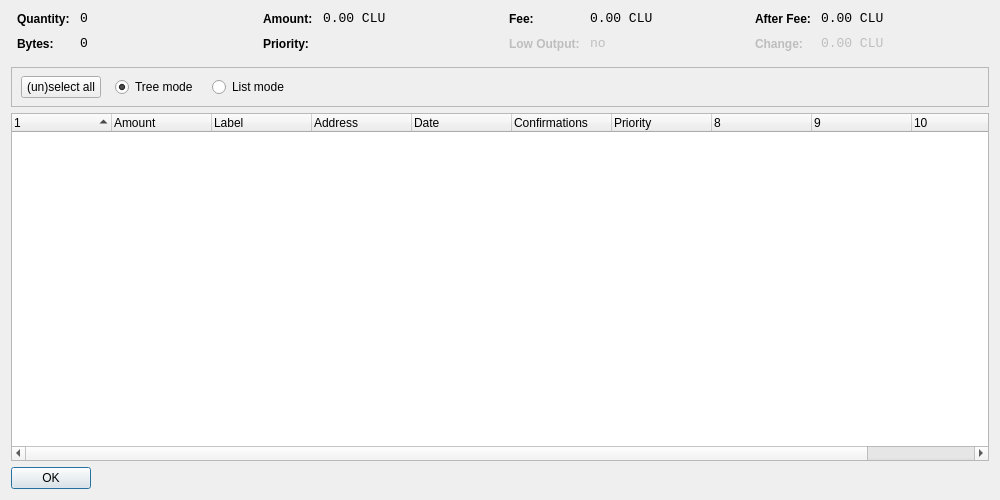
<?xml version="1.0" encoding="UTF-8"?>
<ui version="4.0">
 <class>CoinControlDialog</class>
 <widget class="QDialog" name="CoinControlDialog">
  <property name="geometry">
   <rect>
    <x>0</x>
    <y>0</y>
    <width>1000</width>
    <height>500</height>
   </rect>
  </property>
  <property name="windowTitle">
   <string>Coin Control</string>
  </property>
  <layout class="QVBoxLayout" name="verticalLayout">
   <item>
    <layout class="QHBoxLayout" name="horizontalLayoutTop" stretch="0,0,0,0">
     <property name="topMargin">
      <number>0</number>
     </property>
     <property name="bottomMargin">
      <number>10</number>
     </property>
     <item>
      <layout class="QFormLayout" name="formLayoutCoinControl1">
       <property name="horizontalSpacing">
        <number>10</number>
       </property>
       <property name="verticalSpacing">
        <number>10</number>
       </property>
       <property name="leftMargin">
        <number>6</number>
       </property>
       <property name="rightMargin">
        <number>6</number>
       </property>
       <item row="0" column="0">
        <widget class="QLabel" name="labelCoinControlQuantityText">
         <property name="styleSheet">
          <string notr="true">font-weight:bold;</string>
         </property>
         <property name="text">
          <string>Quantity:</string>
         </property>
        </widget>
       </item>
       <item row="0" column="1">
        <widget class="QLabel" name="labelCoinControlQuantity">
         <property name="font">
          <font>
           <family>Monospace</family>
           <pointsize>10</pointsize>
          </font>
         </property>
         <property name="cursor">
          <cursorShape>IBeamCursor</cursorShape>
         </property>
         <property name="contextMenuPolicy">
          <enum>Qt::ActionsContextMenu</enum>
         </property>
         <property name="text">
          <string notr="true">0</string>
         </property>
         <property name="textInteractionFlags">
          <set>Qt::LinksAccessibleByMouse|Qt::TextSelectableByKeyboard|Qt::TextSelectableByMouse</set>
         </property>
        </widget>
       </item>
       <item row="1" column="0">
        <widget class="QLabel" name="labelCoinControlBytesText">
         <property name="styleSheet">
          <string notr="true">font-weight:bold;</string>
         </property>
         <property name="text">
          <string>Bytes:</string>
         </property>
        </widget>
       </item>
       <item row="1" column="1">
        <widget class="QLabel" name="labelCoinControlBytes">
         <property name="font">
          <font>
           <family>Monospace</family>
           <pointsize>10</pointsize>
          </font>
         </property>
         <property name="cursor">
          <cursorShape>IBeamCursor</cursorShape>
         </property>
         <property name="contextMenuPolicy">
          <enum>Qt::ActionsContextMenu</enum>
         </property>
         <property name="text">
          <string notr="true">0</string>
         </property>
         <property name="textInteractionFlags">
          <set>Qt::LinksAccessibleByMouse|Qt::TextSelectableByKeyboard|Qt::TextSelectableByMouse</set>
         </property>
        </widget>
       </item>
      </layout>
     </item>
     <item>
      <layout class="QFormLayout" name="formLayoutCoinControl2">
       <property name="horizontalSpacing">
        <number>10</number>
       </property>
       <property name="verticalSpacing">
        <number>10</number>
       </property>
       <property name="leftMargin">
        <number>6</number>
       </property>
       <property name="rightMargin">
        <number>6</number>
       </property>
       <item row="0" column="0">
        <widget class="QLabel" name="labelCoinControlAmountText">
         <property name="styleSheet">
          <string notr="true">font-weight:bold;</string>
         </property>
         <property name="text">
          <string>Amount:</string>
         </property>
        </widget>
       </item>
       <item row="0" column="1">
        <widget class="QLabel" name="labelCoinControlAmount">
         <property name="font">
          <font>
           <family>Monospace</family>
           <pointsize>10</pointsize>
          </font>
         </property>
         <property name="cursor">
          <cursorShape>IBeamCursor</cursorShape>
         </property>
         <property name="contextMenuPolicy">
          <enum>Qt::ActionsContextMenu</enum>
         </property>
         <property name="text">
          <string notr="true">0.00 CLU</string>
         </property>
         <property name="textInteractionFlags">
          <set>Qt::LinksAccessibleByMouse|Qt::TextSelectableByKeyboard|Qt::TextSelectableByMouse</set>
         </property>
        </widget>
       </item>
       <item row="1" column="0">
        <widget class="QLabel" name="labelCoinControlPriorityText">
         <property name="styleSheet">
          <string notr="true">font-weight:bold;</string>
         </property>
         <property name="text">
          <string>Priority:</string>
         </property>
        </widget>
       </item>
       <item row="1" column="1">
        <widget class="QLabel" name="labelCoinControlPriority">
         <property name="font">
          <font>
           <family>Monospace</family>
           <pointsize>10</pointsize>
          </font>
         </property>
         <property name="cursor">
          <cursorShape>IBeamCursor</cursorShape>
         </property>
         <property name="contextMenuPolicy">
          <enum>Qt::ActionsContextMenu</enum>
         </property>
         <property name="text">
          <string/>
         </property>
         <property name="textInteractionFlags">
          <set>Qt::LinksAccessibleByMouse|Qt::TextSelectableByKeyboard|Qt::TextSelectableByMouse</set>
         </property>
        </widget>
       </item>
      </layout>
     </item>
     <item>
      <layout class="QFormLayout" name="formLayoutCoinControl3">
       <property name="horizontalSpacing">
        <number>10</number>
       </property>
       <property name="verticalSpacing">
        <number>10</number>
       </property>
       <property name="leftMargin">
        <number>6</number>
       </property>
       <property name="rightMargin">
        <number>6</number>
       </property>
       <item row="0" column="0">
        <widget class="QLabel" name="labelCoinControlFeeText">
         <property name="styleSheet">
          <string notr="true">font-weight:bold;</string>
         </property>
         <property name="text">
          <string>Fee:</string>
         </property>
        </widget>
       </item>
       <item row="0" column="1">
        <widget class="QLabel" name="labelCoinControlFee">
         <property name="font">
          <font>
           <family>Monospace</family>
           <pointsize>10</pointsize>
          </font>
         </property>
         <property name="cursor">
          <cursorShape>IBeamCursor</cursorShape>
         </property>
         <property name="contextMenuPolicy">
          <enum>Qt::ActionsContextMenu</enum>
         </property>
         <property name="text">
          <string notr="true">0.00 CLU</string>
         </property>
         <property name="textInteractionFlags">
          <set>Qt::LinksAccessibleByMouse|Qt::TextSelectableByKeyboard|Qt::TextSelectableByMouse</set>
         </property>
        </widget>
       </item>
       <item row="1" column="0">
        <widget class="QLabel" name="labelCoinControlLowOutputText">
         <property name="enabled">
          <bool>false</bool>
         </property>
         <property name="styleSheet">
          <string notr="true">font-weight:bold;</string>
         </property>
         <property name="text">
          <string>Low Output:</string>
         </property>
        </widget>
       </item>
       <item row="1" column="1">
        <widget class="QLabel" name="labelCoinControlLowOutput">
         <property name="enabled">
          <bool>false</bool>
         </property>
         <property name="font">
          <font>
           <family>Monospace</family>
           <pointsize>10</pointsize>
          </font>
         </property>
         <property name="cursor">
          <cursorShape>IBeamCursor</cursorShape>
         </property>
         <property name="contextMenuPolicy">
          <enum>Qt::ActionsContextMenu</enum>
         </property>
         <property name="text">
          <string notr="true">no</string>
         </property>
         <property name="textInteractionFlags">
          <set>Qt::LinksAccessibleByMouse|Qt::TextSelectableByKeyboard|Qt::TextSelectableByMouse</set>
         </property>
        </widget>
       </item>
      </layout>
     </item>
     <item>
      <layout class="QFormLayout" name="formLayoutCoinControl4">
       <property name="horizontalSpacing">
        <number>10</number>
       </property>
       <property name="verticalSpacing">
        <number>10</number>
       </property>
       <property name="leftMargin">
        <number>6</number>
       </property>
       <property name="rightMargin">
        <number>6</number>
       </property>
       <item row="0" column="0">
        <widget class="QLabel" name="labelCoinControlAfterFeeText">
         <property name="styleSheet">
          <string notr="true">font-weight:bold;</string>
         </property>
         <property name="text">
          <string>After Fee:</string>
         </property>
        </widget>
       </item>
       <item row="0" column="1">
        <widget class="QLabel" name="labelCoinControlAfterFee">
         <property name="font">
          <font>
           <family>Monospace</family>
           <pointsize>10</pointsize>
          </font>
         </property>
         <property name="cursor">
          <cursorShape>IBeamCursor</cursorShape>
         </property>
         <property name="contextMenuPolicy">
          <enum>Qt::ActionsContextMenu</enum>
         </property>
         <property name="text">
          <string notr="true">0.00 CLU</string>
         </property>
         <property name="textInteractionFlags">
          <set>Qt::LinksAccessibleByMouse|Qt::TextSelectableByKeyboard|Qt::TextSelectableByMouse</set>
         </property>
        </widget>
       </item>
       <item row="1" column="0">
        <widget class="QLabel" name="labelCoinControlChangeText">
         <property name="enabled">
          <bool>false</bool>
         </property>
         <property name="styleSheet">
          <string notr="true">font-weight:bold;</string>
         </property>
         <property name="text">
          <string>Change:</string>
         </property>
        </widget>
       </item>
       <item row="1" column="1">
        <widget class="QLabel" name="labelCoinControlChange">
         <property name="enabled">
          <bool>false</bool>
         </property>
         <property name="font">
          <font>
           <family>Monospace</family>
           <pointsize>10</pointsize>
          </font>
         </property>
         <property name="cursor">
          <cursorShape>IBeamCursor</cursorShape>
         </property>
         <property name="contextMenuPolicy">
          <enum>Qt::ActionsContextMenu</enum>
         </property>
         <property name="text">
          <string notr="true">0.00 CLU</string>
         </property>
         <property name="textInteractionFlags">
          <set>Qt::LinksAccessibleByMouse|Qt::TextSelectableByKeyboard|Qt::TextSelectableByMouse</set>
         </property>
        </widget>
       </item>
      </layout>
     </item>
    </layout>
   </item>
   <item>
    <widget class="QFrame" name="frame">
     <property name="minimumSize">
      <size>
       <width>0</width>
       <height>40</height>
      </size>
     </property>
     <property name="frameShape">
      <enum>QFrame::StyledPanel</enum>
     </property>
     <property name="frameShadow">
      <enum>QFrame::Sunken</enum>
     </property>
     <widget class="QWidget" name="horizontalLayoutWidget">
      <property name="geometry">
       <rect>
        <x>10</x>
        <y>0</y>
        <width>781</width>
        <height>41</height>
       </rect>
      </property>
      <layout class="QHBoxLayout" name="horizontalLayoutPanel" stretch="0,0,0,0,0">
       <property name="spacing">
        <number>14</number>
       </property>
       <item>
        <widget class="QPushButton" name="pushButtonSelectAll">
         <property name="sizePolicy">
          <sizepolicy hsizetype="Maximum" vsizetype="Fixed">
           <horstretch>0</horstretch>
           <verstretch>0</verstretch>
          </sizepolicy>
         </property>
         <property name="text">
          <string>(un)select all</string>
         </property>
        </widget>
       </item>
       <item>
        <widget class="QRadioButton" name="radioTreeMode">
         <property name="sizePolicy">
          <sizepolicy hsizetype="Maximum" vsizetype="Fixed">
           <horstretch>0</horstretch>
           <verstretch>0</verstretch>
          </sizepolicy>
         </property>
         <property name="text">
          <string>Tree mode</string>
         </property>
         <property name="checked">
          <bool>true</bool>
         </property>
        </widget>
       </item>
       <item>
        <widget class="QRadioButton" name="radioListMode">
         <property name="sizePolicy">
          <sizepolicy hsizetype="Maximum" vsizetype="Fixed">
           <horstretch>0</horstretch>
           <verstretch>0</verstretch>
          </sizepolicy>
         </property>
         <property name="text">
          <string>List mode</string>
         </property>
        </widget>
       </item>
       <item>
        <spacer name="horizontalSpacer">
         <property name="orientation">
          <enum>Qt::Horizontal</enum>
         </property>
         <property name="sizeHint" stdset="0">
          <size>
           <width>40</width>
           <height>20</height>
          </size>
         </property>
        </spacer>
       </item>
      </layout>
     </widget>
    </widget>
   </item>
   <item>
    <widget class="CoinControlTreeWidget" name="treeWidget">
     <property name="contextMenuPolicy">
      <enum>Qt::CustomContextMenu</enum>
     </property>
     <property name="sortingEnabled">
      <bool>false</bool>
     </property>
     <property name="columnCount">
      <number>11</number>
     </property>
     <attribute name="headerShowSortIndicator" stdset="0">
      <bool>true</bool>
     </attribute>
     <attribute name="headerStretchLastSection">
      <bool>false</bool>
     </attribute>
     <column>
      <property name="text">
       <string/>
      </property>
     </column>
     <column>
      <property name="text">
       <string>Amount</string>
      </property>
     </column>
     <column>
      <property name="text">
       <string>Label</string>
      </property>
     </column>
     <column>
      <property name="text">
       <string>Address</string>
      </property>
     </column>
     <column>
      <property name="text">
       <string>Date</string>
      </property>
     </column>
     <column>
      <property name="text">
       <string>Confirmations</string>
      </property>
      <property name="toolTip">
       <string>Confirmed</string>
      </property>
     </column>
     <column>
      <property name="text">
       <string>Priority</string>
      </property>
     </column>
     <column>
      <property name="text">
       <string/>
      </property>
     </column>
     <column>
      <property name="text">
       <string/>
      </property>
     </column>
     <column>
      <property name="text">
       <string/>
      </property>
     </column>
     <column>
      <property name="text">
       <string/>
      </property>
     </column>
    </widget>
   </item>
   <item>
    <widget class="QDialogButtonBox" name="buttonBox">
     <property name="sizePolicy">
      <sizepolicy hsizetype="Maximum" vsizetype="Fixed">
       <horstretch>0</horstretch>
       <verstretch>0</verstretch>
      </sizepolicy>
     </property>
     <property name="orientation">
      <enum>Qt::Horizontal</enum>
     </property>
     <property name="standardButtons">
      <set>QDialogButtonBox::Ok</set>
     </property>
    </widget>
   </item>
  </layout>
 </widget>
 <customwidgets>
  <customwidget>
   <class>CoinControlTreeWidget</class>
   <extends>QTreeWidget</extends>
   <header>coincontroltreewidget.h</header>
  </customwidget>
 </customwidgets>
 <resources/>
 <connections/>
</ui>
